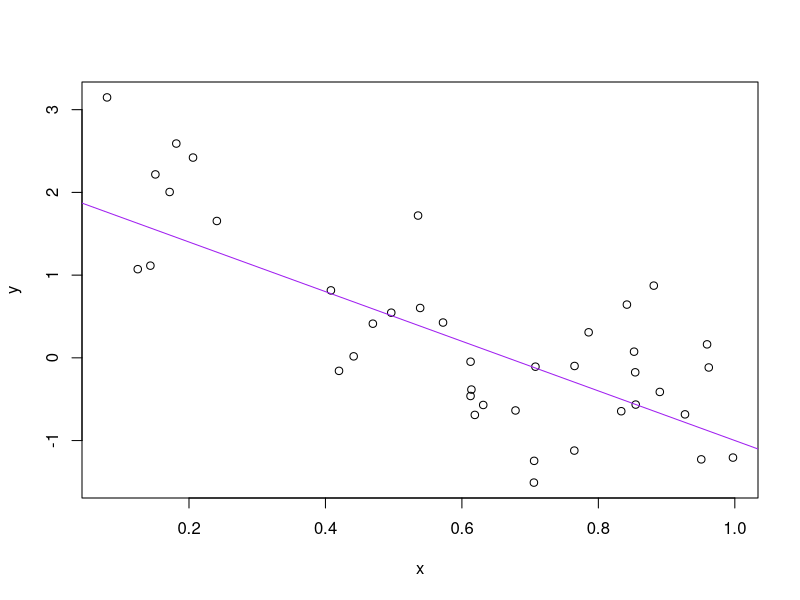

The R script that drew this image:
a <- 2
b <- -3
sig_sq <- 0.5
x <- runif(40)
y <- a + b * x + rnorm(40, sd = sqrt(sig_sq))
(avg_x <- mean(x))
write(avg_x, "avg_x.txt")
plot(x, y)
abline(a, b, col = "purple")
dev.print(pdf, "toy_line_plot.pdf")
